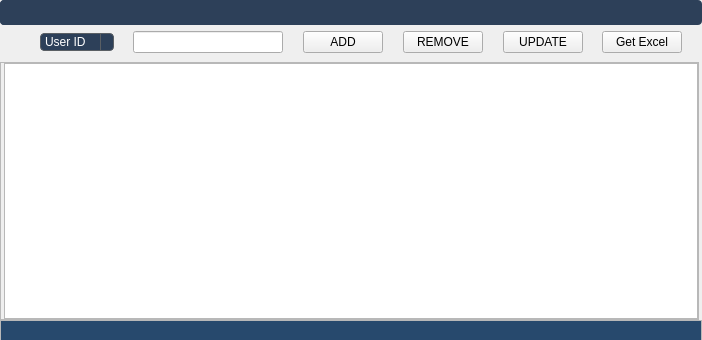
<?xml version="1.0" encoding="UTF-8"?>
<ui version="4.0">
 <class>MainWindow</class>
 <widget class="QMainWindow" name="MainWindow">
  <property name="geometry">
   <rect>
    <x>0</x>
    <y>0</y>
    <width>702</width>
    <height>340</height>
   </rect>
  </property>
  <property name="windowTitle">
   <string>MainWindow</string>
  </property>
  <property name="dockOptions">
   <set>QMainWindow::AllowNestedDocks|QMainWindow::AllowTabbedDocks|QMainWindow::AnimatedDocks|QMainWindow::ForceTabbedDocks|QMainWindow::GroupedDragging|QMainWindow::VerticalTabs</set>
  </property>
  <widget class="QWidget" name="centralwidget">
   <layout class="QGridLayout" name="gridLayout">
    <property name="leftMargin">
     <number>0</number>
    </property>
    <property name="topMargin">
     <number>0</number>
    </property>
    <property name="rightMargin">
     <number>0</number>
    </property>
    <property name="bottomMargin">
     <number>0</number>
    </property>
    <property name="spacing">
     <number>0</number>
    </property>
    <item row="0" column="0" colspan="3">
     <widget class="QWidget" name="indexBar" native="true">
      <property name="sizePolicy">
       <sizepolicy hsizetype="Preferred" vsizetype="Minimum">
        <horstretch>0</horstretch>
        <verstretch>0</verstretch>
       </sizepolicy>
      </property>
      <property name="minimumSize">
       <size>
        <width>0</width>
        <height>0</height>
       </size>
      </property>
      <property name="styleSheet">
       <string notr="true">QTreeView:branch:selected, QTreeView:branch:hover {
  background: url(&quot;:/qss_icons/rc/transparent.png&quot;);
}

QTreeView:branch:has-siblings:!adjoins-item {
  border-image: url(&quot;:/qss_icons/rc/branch_line.png&quot;) 0;
}

QTreeView:branch:has-siblings:adjoins-item {
  border-image: url(&quot;:/qss_icons/rc/branch_more.png&quot;) 0;
}

QTreeView:branch:!has-children:!has-siblings:adjoins-item {
  border-image: url(&quot;:/qss_icons/rc/branch_end.png&quot;) 0;
}

QTreeView:branch:has-children:!has-siblings:closed, QTreeView:branch:closed:has-children:has-siblings {
  border-image: none;
  image: url(&quot;:/qss_icons/rc/branch_closed.png&quot;);
}

QTreeView:branch:open:has-children:!has-siblings, QTreeView:branch:open:has-children:has-siblings {
  border-image: none;
  image: url(&quot;:/qss_icons/rc/branch_open.png&quot;);
}

QTreeView:branch:has-children:!has-siblings:closed:hover, QTreeView:branch:closed:has-children:has-siblings:hover {
  image: url(&quot;:/qss_icons/rc/branch_closed_focus.png&quot;);
}

QTreeView:branch:open:has-children:!has-siblings:hover, QTreeView:branch:open:has-children:has-siblings:hover {
  image: url(&quot;:/qss_icons/rc/branch_open_focus.png&quot;);
}

QTreeView::indicator:checked,
QListView::indicator:checked {
  image: url(&quot;:/qss_icons/rc/checkbox_checked.png&quot;);
}

QTreeView::indicator:checked:hover, QTreeView::indicator:checked:focus, QTreeView::indicator:checked:pressed,
QListView::indicator:checked:hover,
QListView::indicator:checked:focus,
QListView::indicator:checked:pressed {
  image: url(&quot;:/qss_icons/rc/checkbox_checked_focus.png&quot;);
}

QTreeView::indicator:unchecked,
QListView::indicator:unchecked {
  image: url(&quot;:/qss_icons/rc/checkbox_unchecked.png&quot;);
}

QTreeView::indicator:unchecked:hover, QTreeView::indicator:unchecked:focus, QTreeView::indicator:unchecked:pressed,
QListView::indicator:unchecked:hover,
QListView::indicator:unchecked:focus,
QListView::indicator:unchecked:pressed {
  image: url(&quot;:/qss_icons/rc/checkbox_unchecked_focus.png&quot;);
}

QTreeView::indicator:indeterminate,
QListView::indicator:indeterminate {
  image: url(&quot;:/qss_icons/rc/checkbox_indeterminate.png&quot;);
}

QTreeView::indicator:indeterminate:hover, QTreeView::indicator:indeterminate:focus, QTreeView::indicator:indeterminate:pressed,
QListView::indicator:indeterminate:hover,
QListView::indicator:indeterminate:focus,
QListView::indicator:indeterminate:pressed {
  image: url(&quot;:/qss_icons/rc/checkbox_indeterminate_focus.png&quot;);
}

QTreeView,
QListView,
QTableView,
QColumnView {
  background-color: #ffffff;
  border: 1px solid #2d2d2d;
  color: #F0F0F0;
  gridline-color: #2d2d2d;
  border-radius: 4px;
}

QTreeView:disabled,
QListView:disabled,
QTableView:disabled,
QColumnView:disabled {
  background-color: #1e1e1e;
  color: #787878;
}

QTreeView:selected,
QListView:selected,
QTableView:selected,
QColumnView:selected {
  background-color: #ffffff;
  color: #2d2d2d;
}

QTreeView:hover,
QListView:hover,
QTableView:hover,
QColumnView:hover {
  background-color: #ffffff;
  border: 1px solid #148CD2;
}

QTreeView::item:pressed,
QListView::item:pressed,
QTableView::item:pressed,
QColumnView::item:pressed {
  background-color: #ffffff;
}

QTreeView::item:selected:hover,
QListView::item:selected:hover,
QTableView::item:selected:hover,
QColumnView::item:selected:hover {
  background: #ffffff;
  color: #282828;
}

QTreeView::item:selected:active,
QListView::item:selected:active,
QTableView::item:selected:active,
QColumnView::item:selected:active {
background-color: palette(highlight);
 color: palette(highlightedText);
}

QTreeView::item:!selected:hover,
QListView::item:!selected:hover,
QTableView::item:!selected:hover,
QColumnView::item:!selected:hover {
  outline: 0;
  color: #148CD2;
  background-color: #2d2d2d;
}

QTableCornerButton::section {
  background-color: #282828;
  border: 1px transparent #2d2d2d;
  border-radius: 0px;
}
</string>
      </property>
      <layout class="QGridLayout" name="gridLayout_2">
       <property name="leftMargin">
        <number>0</number>
       </property>
       <property name="topMargin">
        <number>0</number>
       </property>
       <property name="rightMargin">
        <number>0</number>
       </property>
       <property name="bottomMargin">
        <number>6</number>
       </property>
       <property name="horizontalSpacing">
        <number>0</number>
       </property>
       <property name="verticalSpacing">
        <number>6</number>
       </property>
       <item row="0" column="0" colspan="14">
        <widget class="QFrame" name="headerFrame">
         <property name="sizePolicy">
          <sizepolicy hsizetype="Expanding" vsizetype="Maximum">
           <horstretch>0</horstretch>
           <verstretch>0</verstretch>
          </sizepolicy>
         </property>
         <property name="minimumSize">
          <size>
           <width>0</width>
           <height>0</height>
          </size>
         </property>
         <property name="styleSheet">
          <string notr="true">/* QFrame -----------------------------------------------------------------

https://doc.qt.io/qt-5/stylesheet-examples.html#customizing-qframe
https://doc.qt.io/qt-5/qframe.html#-prop
https://doc.qt.io/qt-5/qframe.html#details
https://stackoverflow.com/questions/14581498/qt-stylesheet-for-hline-vline-color

--------------------------------------------------------------------------- */
/* (dot) .QFrame  fix #141, #126, #123 */
.QFrame {
  background-color: #2D4059;

  border-radius: 4px;
  border: 0px solid transparent;

  /* No frame */
  /* HLine */
  /* HLine */
}

.QFrame[frameShape=&quot;0&quot;] {
  border-radius: 4px;
  border: 1px transparent #2d2d2d;
}

.QFrame[frameShape=&quot;4&quot;] {
  max-height: 2px;
  border: none;
  background-color: #2d2d2d;
}

.QFrame[frameShape=&quot;5&quot;] {
  max-width: 2px;
  border: none;
  background-color: #2d2d2d;
}


</string>
         </property>
         <property name="frameShape">
          <enum>QFrame::Box</enum>
         </property>
         <property name="frameShadow">
          <enum>QFrame::Sunken</enum>
         </property>
         <layout class="QGridLayout" name="gridLayout_8">
          <property name="leftMargin">
           <number>0</number>
          </property>
          <property name="topMargin">
           <number>0</number>
          </property>
          <property name="rightMargin">
           <number>0</number>
          </property>
          <property name="bottomMargin">
           <number>0</number>
          </property>
          <property name="spacing">
           <number>0</number>
          </property>
          <item row="0" column="2" alignment="Qt::AlignRight|Qt::AlignTop">
           <widget class="QFrame" name="btnframe_4">
            <property name="sizePolicy">
             <sizepolicy hsizetype="Expanding" vsizetype="Expanding">
              <horstretch>0</horstretch>
              <verstretch>0</verstretch>
             </sizepolicy>
            </property>
            <property name="minimumSize">
             <size>
              <width>0</width>
              <height>25</height>
             </size>
            </property>
            <property name="maximumSize">
             <size>
              <width>16777215</width>
              <height>25</height>
             </size>
            </property>
            <property name="styleSheet">
             <string notr="true">background-color: transparent;</string>
            </property>
            <property name="frameShape">
             <enum>QFrame::StyledPanel</enum>
            </property>
            <property name="frameShadow">
             <enum>QFrame::Raised</enum>
            </property>
            <layout class="QHBoxLayout" name="horizontalLayout_4">
             <property name="spacing">
              <number>0</number>
             </property>
             <property name="leftMargin">
              <number>0</number>
             </property>
             <property name="topMargin">
              <number>0</number>
             </property>
             <property name="rightMargin">
              <number>0</number>
             </property>
             <property name="bottomMargin">
              <number>0</number>
             </property>
             <item>
              <widget class="QPushButton" name="bt_min_3">
               <property name="minimumSize">
                <size>
                 <width>25</width>
                 <height>25</height>
                </size>
               </property>
               <property name="styleSheet">
                <string notr="true">QPushButton {
  background-color: transparent;
border-radius: 10px;

  border: 1px solid transparent;

}
QPushButton:hover {
border-radius: 10px;
  background-color: #000000;    
}
</string>
               </property>
               <property name="text">
                <string/>
               </property>
               <property name="icon">
                <iconset resource="../icons/icons.qrc">
                 <normaloff>:/newPrefix/icons/minus-circle.svg</normaloff>:/newPrefix/icons/minus-circle.svg</iconset>
               </property>
               <property name="iconSize">
                <size>
                 <width>20</width>
                 <height>20</height>
                </size>
               </property>
              </widget>
             </item>
             <item>
              <widget class="QPushButton" name="bt_close_3">
               <property name="minimumSize">
                <size>
                 <width>0</width>
                 <height>25</height>
                </size>
               </property>
               <property name="styleSheet">
                <string notr="true">QPushButton {
  background-color: transparent;
border-radius: 10px;

  border: 1px solid transparent;

}
QPushButton:hover {
border-radius: 10px;
  background-color: #ff2626;    
}
</string>
               </property>
               <property name="text">
                <string/>
               </property>
               <property name="icon">
                <iconset resource="../icons/icons.qrc">
                 <normaloff>:/newPrefix/icons/x-circle.svg</normaloff>:/newPrefix/icons/x-circle.svg</iconset>
               </property>
               <property name="iconSize">
                <size>
                 <width>20</width>
                 <height>20</height>
                </size>
               </property>
              </widget>
             </item>
            </layout>
           </widget>
          </item>
          <item row="0" column="1">
           <widget class="QFrame" name="frame_6">
            <property name="sizePolicy">
             <sizepolicy hsizetype="Expanding" vsizetype="Preferred">
              <horstretch>0</horstretch>
              <verstretch>0</verstretch>
             </sizepolicy>
            </property>
            <property name="minimumSize">
             <size>
              <width>0</width>
              <height>25</height>
             </size>
            </property>
            <property name="maximumSize">
             <size>
              <width>16777215</width>
              <height>25</height>
             </size>
            </property>
            <property name="frameShape">
             <enum>QFrame::StyledPanel</enum>
            </property>
            <property name="frameShadow">
             <enum>QFrame::Raised</enum>
            </property>
           </widget>
          </item>
         </layout>
        </widget>
       </item>
       <item row="2" column="8">
        <widget class="QPushButton" name="pbRemove">
         <property name="text">
          <string>REMOVE</string>
         </property>
        </widget>
       </item>
       <item row="2" column="11">
        <widget class="Line" name="line_13">
         <property name="minimumSize">
          <size>
           <width>10</width>
           <height>0</height>
          </size>
         </property>
         <property name="maximumSize">
          <size>
           <width>25</width>
           <height>16777215</height>
          </size>
         </property>
         <property name="styleSheet">
          <string notr="true">background-color:transparent</string>
         </property>
         <property name="orientation">
          <enum>Qt::Horizontal</enum>
         </property>
        </widget>
       </item>
       <item row="2" column="12">
        <widget class="QPushButton" name="pbGetExcel">
         <property name="maximumSize">
          <size>
           <width>200</width>
           <height>16777215</height>
          </size>
         </property>
         <property name="text">
          <string>Get Excel</string>
         </property>
        </widget>
       </item>
       <item row="2" column="13">
        <widget class="Line" name="line_9">
         <property name="minimumSize">
          <size>
           <width>10</width>
           <height>0</height>
          </size>
         </property>
         <property name="maximumSize">
          <size>
           <width>25</width>
           <height>16777215</height>
          </size>
         </property>
         <property name="styleSheet">
          <string notr="true">background-color: transparent;</string>
         </property>
         <property name="orientation">
          <enum>Qt::Horizontal</enum>
         </property>
        </widget>
       </item>
       <item row="2" column="5">
        <widget class="Line" name="line_10">
         <property name="minimumSize">
          <size>
           <width>10</width>
           <height>0</height>
          </size>
         </property>
         <property name="styleSheet">
          <string notr="true">background-color:transparent</string>
         </property>
         <property name="orientation">
          <enum>Qt::Horizontal</enum>
         </property>
        </widget>
       </item>
       <item row="2" column="4">
        <widget class="QLineEdit" name="le_text">
         <property name="maximumSize">
          <size>
           <width>150</width>
           <height>16777215</height>
          </size>
         </property>
        </widget>
       </item>
       <item row="2" column="7">
        <widget class="Line" name="line_7">
         <property name="minimumSize">
          <size>
           <width>10</width>
           <height>0</height>
          </size>
         </property>
         <property name="maximumSize">
          <size>
           <width>25</width>
           <height>16777215</height>
          </size>
         </property>
         <property name="styleSheet">
          <string notr="true">background-color: transparent;</string>
         </property>
         <property name="orientation">
          <enum>Qt::Horizontal</enum>
         </property>
        </widget>
       </item>
       <item row="2" column="10">
        <widget class="QPushButton" name="pbUpdate">
         <property name="text">
          <string>UPDATE</string>
         </property>
        </widget>
       </item>
       <item row="2" column="9">
        <widget class="Line" name="line_11">
         <property name="minimumSize">
          <size>
           <width>10</width>
           <height>0</height>
          </size>
         </property>
         <property name="maximumSize">
          <size>
           <width>25</width>
           <height>16777215</height>
          </size>
         </property>
         <property name="styleSheet">
          <string notr="true">background-color: transparent;</string>
         </property>
         <property name="orientation">
          <enum>Qt::Horizontal</enum>
         </property>
        </widget>
       </item>
       <item row="2" column="2">
        <widget class="QComboBox" name="cbHeads">
         <property name="styleSheet">
          <string notr="true">QComboBox {
  background-color: #2D4059;
  color: #ffffff;
    font: 63 10pt &quot;Segoe UI Semibold&quot;;

  border: 1px solid #5a5f64;
  border-radius: 4px;
  selection-background-color: #1464A0;
  padding-left: 4px;
  padding-right: 10px;
  /* 4 + 16*2 See scrollbar size */
  /* Fixes #103, #111 */
  min-height: 1.5em;
  /* padding-top: 2px;     removed to fix #132 */
  /* padding-bottom: 2px;  removed to fix #132 */
  /* min-width: 75px;      removed to fix #109 */
  /* Needed to remove indicator - fix #132 */
}

QComboBox QAbstractItemView {
  border: 1px solid #2d2d2d;
  border-radius: 0;
  background-color: #2D4059;
  selection-background-color: #1464A0;
}

QComboBox QAbstractItemView:hover {
  background-color: #2D4059;
  color: #F0F0F0;
}

QComboBox QAbstractItemView:selected {
  background: #1464A0;
  color: #2d2d2d;
}

QComboBox QAbstractItemView:alternate {
  background: #282828;
}

QComboBox:disabled {
  background-color: #282828;
  color: #787878;
}

QComboBox:hover {
  border: 1px solid #148CD2;
}

QComboBox:focus {
  border: 1px solid #1464A0;
}

QComboBox:on {
  selection-background-color: #1464A0;
}

QComboBox::indicator {
  border: none;
  border-radius: 0;
  background-color: transparent;
  selection-background-color: transparent;
  color: transparent;
  selection-color: transparent;
  /* Needed to remove indicator - fix #132 */
}

QComboBox::indicator:alternate {
  background: #282828;
}

QComboBox::item:alternate {
  background: #282828;
}


QComboBox::item:selected {
  border: 0px solid transparent;
}

QComboBox::drop-down {
  subcontrol-origin: padding;
  subcontrol-position: top right;
  width: 12px;
  border-left: 1px solid #5a5f64;
}

QComboBox::down-arrow {
  image: url(&quot;:/qss_icons/rc/arrow_down_disabled.png&quot;);
  height: 8px;
  width: 8px;
}

QComboBox::down-arrow:on, QComboBox::down-arrow:hover, QComboBox::down-arrow:focus {
  image: url(&quot;:/qss_icons/rc/arrow_down.png&quot;);
}</string>
         </property>
         <item>
          <property name="text">
           <string>User ID</string>
          </property>
         </item>
         <item>
          <property name="text">
           <string>Deposit</string>
          </property>
         </item>
        </widget>
       </item>
       <item row="2" column="6">
        <widget class="QPushButton" name="pbAdd">
         <property name="text">
          <string>ADD</string>
         </property>
        </widget>
       </item>
       <item row="2" column="1">
        <widget class="Line" name="line_4">
         <property name="styleSheet">
          <string notr="true">background-color: transparent;</string>
         </property>
         <property name="orientation">
          <enum>Qt::Horizontal</enum>
         </property>
        </widget>
       </item>
       <item row="2" column="0">
        <widget class="Line" name="line_12">
         <property name="minimumSize">
          <size>
           <width>10</width>
           <height>0</height>
          </size>
         </property>
         <property name="maximumSize">
          <size>
           <width>25</width>
           <height>16777215</height>
          </size>
         </property>
         <property name="styleSheet">
          <string notr="true">background-color: transparent;</string>
         </property>
         <property name="orientation">
          <enum>Qt::Horizontal</enum>
         </property>
        </widget>
       </item>
       <item row="2" column="3">
        <widget class="Line" name="line_6">
         <property name="styleSheet">
          <string notr="true">background-color:transparent;</string>
         </property>
         <property name="orientation">
          <enum>Qt::Horizontal</enum>
         </property>
        </widget>
       </item>
      </layout>
     </widget>
    </item>
    <item row="2" column="1">
     <widget class="QFrame" name="mainFrame">
      <property name="sizePolicy">
       <sizepolicy hsizetype="Expanding" vsizetype="Expanding">
        <horstretch>0</horstretch>
        <verstretch>0</verstretch>
       </sizepolicy>
      </property>
      <property name="frameShape">
       <enum>QFrame::StyledPanel</enum>
      </property>
      <property name="frameShadow">
       <enum>QFrame::Raised</enum>
      </property>
      <layout class="QGridLayout" name="gridLayout_4">
       <property name="leftMargin">
        <number>0</number>
       </property>
       <property name="topMargin">
        <number>0</number>
       </property>
       <property name="rightMargin">
        <number>0</number>
       </property>
       <property name="bottomMargin">
        <number>0</number>
       </property>
       <property name="spacing">
        <number>0</number>
       </property>
       <item row="0" column="0">
        <widget class="Line" name="line">
         <property name="styleSheet">
          <string notr="true">background-color: transparent;</string>
         </property>
         <property name="orientation">
          <enum>Qt::Vertical</enum>
         </property>
        </widget>
       </item>
       <item row="0" column="1">
        <widget class="QTableView" name="tableView">
         <property name="font">
          <font>
           <pointsize>11</pointsize>
          </font>
         </property>
         <property name="styleSheet">
          <string notr="true"/>
         </property>
         <property name="selectionBehavior">
          <enum>QAbstractItemView::SelectRows</enum>
         </property>
         <property name="showGrid">
          <bool>true</bool>
         </property>
         <property name="sortingEnabled">
          <bool>true</bool>
         </property>
         <attribute name="verticalHeaderDefaultSectionSize">
          <number>23</number>
         </attribute>
        </widget>
       </item>
      </layout>
     </widget>
    </item>
    <item row="3" column="0">
     <widget class="Line" name="line_18">
      <property name="orientation">
       <enum>Qt::Horizontal</enum>
      </property>
     </widget>
    </item>
    <item row="2" column="2">
     <widget class="Line" name="line_3">
      <property name="styleSheet">
       <string notr="true">background-color: transparent;</string>
      </property>
      <property name="orientation">
       <enum>Qt::Vertical</enum>
      </property>
     </widget>
    </item>
    <item row="1" column="1">
     <widget class="Line" name="line_2">
      <property name="styleSheet">
       <string notr="true">background-color: transparent;</string>
      </property>
      <property name="orientation">
       <enum>Qt::Horizontal</enum>
      </property>
     </widget>
    </item>
    <item row="3" column="1" colspan="2">
     <widget class="QFrame" name="StatusBar">
      <property name="minimumSize">
       <size>
        <width>0</width>
        <height>20</height>
       </size>
      </property>
      <property name="maximumSize">
       <size>
        <width>16777215</width>
        <height>20</height>
       </size>
      </property>
      <property name="styleSheet">
       <string notr="true"/>
      </property>
      <property name="frameShape">
       <enum>QFrame::StyledPanel</enum>
      </property>
      <property name="frameShadow">
       <enum>QFrame::Raised</enum>
      </property>
      <layout class="QGridLayout" name="gridLayout_7">
       <property name="leftMargin">
        <number>0</number>
       </property>
       <property name="topMargin">
        <number>0</number>
       </property>
       <property name="rightMargin">
        <number>0</number>
       </property>
       <property name="bottomMargin">
        <number>0</number>
       </property>
       <property name="spacing">
        <number>0</number>
       </property>
       <item row="0" column="0">
        <widget class="QLabel" name="label">
         <property name="minimumSize">
          <size>
           <width>0</width>
           <height>20</height>
          </size>
         </property>
         <property name="maximumSize">
          <size>
           <width>16777215</width>
           <height>20</height>
          </size>
         </property>
         <property name="styleSheet">
          <string notr="true">background-color:#27496D;
  border-radius: 0
px;</string>
         </property>
         <property name="text">
          <string/>
         </property>
         <property name="wordWrap">
          <bool>true</bool>
         </property>
        </widget>
       </item>
       <item row="0" column="1">
        <widget class="QFrame" name="gripDP">
         <property name="minimumSize">
          <size>
           <width>0</width>
           <height>20</height>
          </size>
         </property>
         <property name="maximumSize">
          <size>
           <width>20</width>
           <height>20</height>
          </size>
         </property>
         <property name="styleSheet">
          <string notr="true">background-color:#27496D;
  border-radius: 0px;</string>
         </property>
         <property name="frameShape">
          <enum>QFrame::StyledPanel</enum>
         </property>
         <property name="frameShadow">
          <enum>QFrame::Raised</enum>
         </property>
         <property name="lineWidth">
          <number>0</number>
         </property>
        </widget>
       </item>
      </layout>
     </widget>
    </item>
   </layout>
  </widget>
 </widget>
 <resources>
  <include location="../icons/icons.qrc"/>
 </resources>
 <connections/>
</ui>
